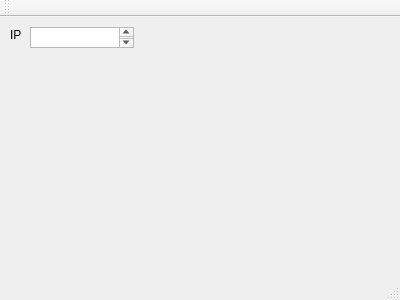
<?xml version="1.0" encoding="UTF-8"?>
<ui version="4.0">
 <class>MainWindow</class>
 <widget class="QMainWindow" name="MainWindow">
  <property name="geometry">
   <rect>
    <x>0</x>
    <y>0</y>
    <width>400</width>
    <height>300</height>
   </rect>
  </property>
  <property name="windowTitle">
   <string>MainWindow</string>
  </property>
  <widget class="QWidget" name="centralWidget">
   <widget class="QLabel" name="label">
    <property name="geometry">
     <rect>
      <x>10</x>
      <y>10</y>
      <width>31</width>
      <height>16</height>
     </rect>
    </property>
    <property name="text">
     <string>IP</string>
    </property>
   </widget>
   <widget class="QTextEdit" name="textEdit">
    <property name="geometry">
     <rect>
      <x>30</x>
      <y>10</y>
      <width>104</width>
      <height>21</height>
     </rect>
    </property>
   </widget>
  </widget>
  <widget class="QMenuBar" name="menuBar">
   <property name="geometry">
    <rect>
     <x>0</x>
     <y>0</y>
     <width>400</width>
     <height>21</height>
    </rect>
   </property>
  </widget>
  <widget class="QToolBar" name="mainToolBar">
   <attribute name="toolBarArea">
    <enum>TopToolBarArea</enum>
   </attribute>
   <attribute name="toolBarBreak">
    <bool>false</bool>
   </attribute>
  </widget>
  <widget class="QStatusBar" name="statusBar"/>
 </widget>
 <layoutdefault spacing="6" margin="11"/>
 <resources/>
 <connections/>
</ui>
